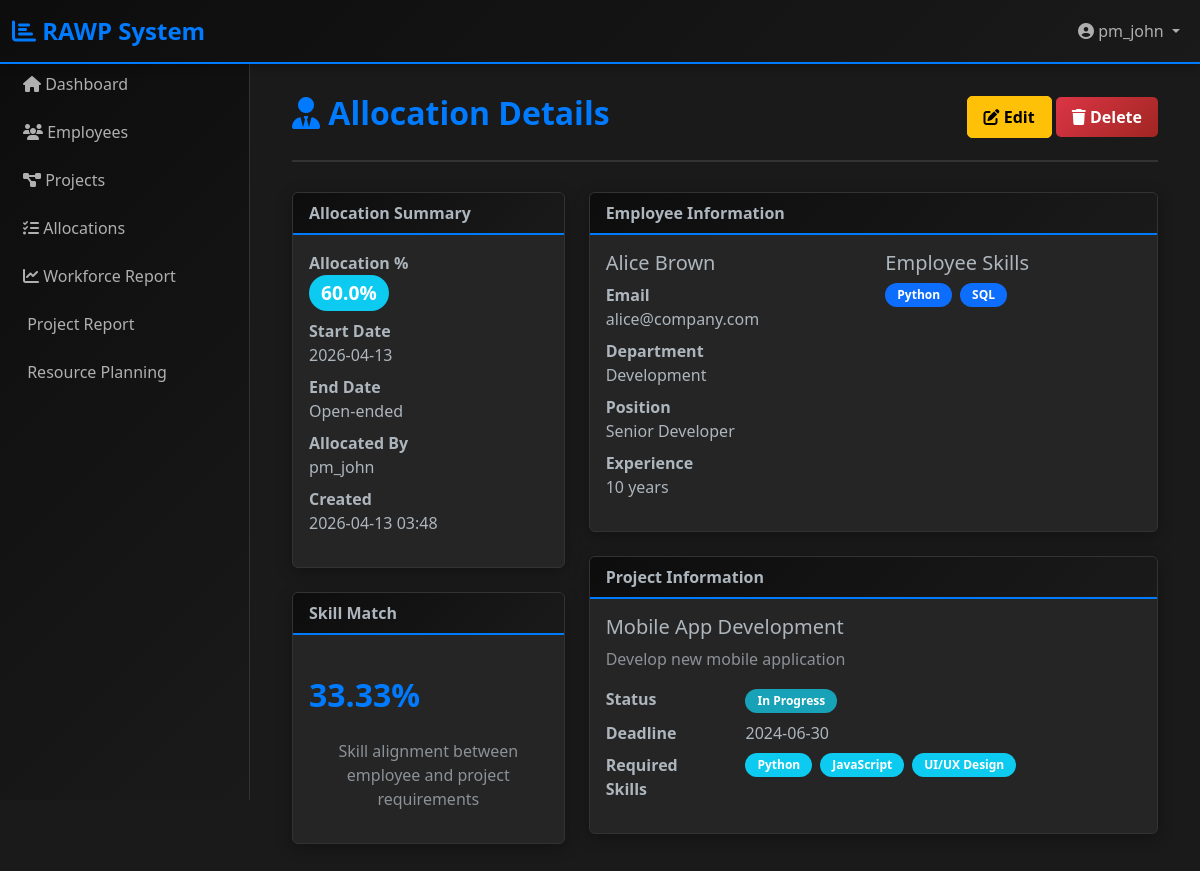
The page /allocations/1 (signed in) on the database its author committed.
### app/models.py (models this page shows, shortened)
class User(UserMixin, db.Model):
    __tablename__ = 'users'
    id = db.Column(db.Integer, primary_key=True)
    username = db.Column(db.String(80), unique=True, nullable=False)
    email = db.Column(db.String(120), unique=True, nullable=False)
    password_hash = db.Column(db.String(255), nullable=False)
    role = db.Column(db.Enum(Role), nullable=False, default=Role.EMPLOYEE)
    is_active = db.Column(db.Boolean, default=True)
    created_at = db.Column(db.DateTime, default=datetime.utcnow)
    updated_at = db.Column(db.DateTime, default=datetime.utcnow, onupdate=datetime.utcnow)
    employee = db.relationship('Employee', backref='user', uselist=False, cascade='all, delete-orphan')
    audit_logs = db.relationship('AuditLog', backref='user', lazy=True, cascade='all, delete-orphan')

class ResourceAllocation(db.Model):
    __tablename__ = 'resource_allocations'
    id = db.Column(db.Integer, primary_key=True)
    employee_id = db.Column(db.Integer, db.ForeignKey('employees.id'), nullable=False)
    project_id = db.Column(db.Integer, db.ForeignKey('projects.id'), nullable=False)
    allocation_percentage = db.Column(db.Float, nullable=False)  # 0-100%
    allocation_date = db.Column(db.Date, default=lambda: datetime.utcnow().date())
    end_date = db.Column(db.Date)
    notes = db.Column(db.Text)
    allocated_by = db.Column(db.Integer, db.ForeignKey('users.id'))
    created_at = db.Column(db.DateTime, default=datetime.utcnow)
    updated_at = db.Column(db.DateTime, default=datetime.utcnow, onupdate=datetime.utcnow)
    allocator = db.relationship('User', foreign_keys=[allocated_by], backref='allocations_created')
    __table_args__ = (db.UniqueConstraint('employee_id', 'project_id', name='unique_emp_proj'),)

class Employee(db.Model):
    __tablename__ = 'employees'
    id = db.Column(db.Integer, primary_key=True)
    user_id = db.Column(db.Integer, db.ForeignKey('users.id'), nullable=False, unique=True)
    first_name = db.Column(db.String(100), nullable=False)
    last_name = db.Column(db.String(100), nullable=False)
    email = db.Column(db.String(120), nullable=False)
    department = db.Column(db.String(100))
    position = db.Column(db.String(100))
    years_of_experience = db.Column(db.Integer, default=0)
    availability = db.Column(db.Integer, default=100)  # Percentage
    is_available = db.Column(db.Boolean, default=True)
    hire_date = db.Column(db.Date)
    created_at = db.Column(db.DateTime, default=datetime.utcnow)
    updated_at = db.Column(db.DateTime, default=datetime.utcnow, onupdate=datetime.utcnow)
    allocations = db.relationship('ResourceAllocation', backref='employee', lazy=True, cascade='all, delete-orphan')
    def get_full_name(self):
        return f"{self.first_name} {self.last_name}"

class Skill(db.Model):
    __tablename__ = 'skills'
    id = db.Column(db.Integer, primary_key=True)
    name = db.Column(db.String(100), unique=True, nullable=False)
    description = db.Column(db.Text)
    created_at = db.Column(db.DateTime, default=datetime.utcnow)
    employees = db.relationship('Employee', secondary='employee_skills', backref='skills', lazy=True)
    projects = db.relationship('Project', secondary='project_skills', backref='required_skills', lazy=True)

class Project(db.Model):
    __tablename__ = 'projects'
    id = db.Column(db.Integer, primary_key=True)
    name = db.Column(db.String(200), nullable=False)
    description = db.Column(db.Text)
    status = db.Column(db.String(50), default='Planning')  # Planning, In Progress, On Hold, Completed, Cancelled
    start_date = db.Column(db.Date)
    deadline = db.Column(db.Date, nullable=False)
    budget = db.Column(db.Float)
    created_by = db.Column(db.Integer, db.ForeignKey('users.id'))
    created_at = db.Column(db.DateTime, default=datetime.utcnow)
    updated_at = db.Column(db.DateTime, default=datetime.utcnow, onupdate=datetime.utcnow)
    creator = db.relationship('User', foreign_keys=[created_by], backref='created_projects')
    allocations = db.relationship('ResourceAllocation', backref='project', lazy=True, cascade='all, delete-orphan')

### app/routes/allocations.py (the view)
@allocations_bp.route('/<int:allocation_id>')
@login_required
@require_role('Admin', 'Project Manager', 'HR Manager', 'Top Management')
def view_allocation(allocation_id):
    allocation = ResourceAllocation.query.get_or_404(allocation_id)
    skill_match = calculate_skill_match(
        allocation.employee.skills,
        allocation.project.required_skills
    )
    context = {
        'title': 'Allocation Details',
        'allocation': allocation,
        'skill_match': round(skill_match, 2)
    }
    return render_template('allocations/view.html', **context)

### app/templates/allocations/view.html (shortened to what this page needs)
{% extends "base.html" %}
{% block content %}
<div class="container-fluid">
    <div class="page-header">
        <div class="row align-items-center">
            <div class="col">
                <h1 class="page-title"><i class="fas fa-user-tie"></i> Allocation Details</h1>
            </div>
            <div class="col-auto">
                {% if current_user.role.value in ['Admin', 'Project Manager', 'HR Manager'] %}
                <a href="{{ url_for('allocations.edit_allocation', allocation_id=allocation.id) }}" class="btn btn-warning">
                    <i class="fas fa-edit"></i> Edit
                </a>
                <form method="POST" action="{{ url_for('allocations.delete_allocation', allocation_id=allocation.id) }}" style="display: inline;" onsubmit="return confirm('Delete this allocation?');">
                    <button type="submit" class="btn btn-danger">
                        <i class="fas fa-trash"></i> Delete
                    </button>
                </form>
                {% endif %}
            </div>
        </div>
    </div>
    <div class="row">
        <div class="col-lg-4">
            <div class="card mb-4">
                <div class="card-header">Allocation Summary</div>
                <div class="card-body">
                    <dl>
                        <dt>Allocation %</dt>
                        <dd>
                            <span class="badge bg-info" style="font-size: 1.2rem; padding: 8px 12px;">
                                {{ allocation.allocation_percentage }}%
                            </span>
                        </dd>
                        <dt>Start Date</dt>
                        <dd>{{ allocation.allocation_date.strftime('%Y-%m-%d') }}</dd>
                        <dt>End Date</dt>
                        <dd>{{ allocation.end_date.strftime('%Y-%m-%d') if allocation.end_date else 'Open-ended' }}</dd>
                        <dt>Allocated By</dt>
                        <dd>{{ allocation.allocator.username if allocation.allocator else 'N/A' }}</dd>
                        <dt>Created</dt>
                        <dd>{{ allocation.created_at.strftime('%Y-%m-%d %H:%M') }}</dd>
                    </dl>
                </div>
            </div>
            <div class="card">
                <div class="card-header">Skill Match</div>
                <div class="card-body">
                    <div style="font-size: 2rem; font-weight: bold; color: #007bff; margin: 20px 0;">
                        {{ skill_match }}%
                    </div>
                    <p class="text-muted text-center">Skill alignment between employee and project requirements</p>
                </div>
            </div>
        </div>
        <div class="col-lg-8">
            <div class="card mb-4">
                <div class="card-header">Employee Information</div>
                <div class="card-body">
                    <div class="row">
                        <div class="col-md-6">
                            <h5>{{ allocation.employee.get_full_name() }}</h5>
                            <dl>
                                <dt>Email</dt>
                                <dd>{{ allocation.employee.email }}</dd>
                                <dt>Department</dt>
                                <dd>{{ allocation.employee.department or 'N/A' }}</dd>
                                <dt>Position</dt>
                                <dd>{{ allocation.employee.position or 'N/A' }}</dd>
                                <dt>Experience</dt>
                                <dd>{{ allocation.employee.years_of_experience }} years</dd>
                            </dl>
                        </div>
                        <div class="col-md-6">
                            <h5>Employee Skills</h5>
                            <div class="d-flex flex-wrap gap-2">
                                {% for skill in allocation.employee.skills %}
                                <span class="badge bg-primary">{{ skill.name }}</span>
                                {% else %}
                                <p class="text-muted">No skills assigned</p>
                                {% endfor %}
                            </div>
                        </div>
                    </div>
                </div>
            </div>
            <div class="card">
                <div class="card-header">Project Information</div>
                <div class="card-body">
                    <h5>{{ allocation.project.name }}</h5>
                    <p class="text-muted">{{ allocation.project.description }}</p>
                    <dl class="row">
                        <dt class="col-md-3">Status</dt>
                        <dd class="col-md-9">
                            <span class="badge" style="background-color:
                                {% if allocation.project.status == 'Completed' %}#28a745
                                {% elif allocation.project.status == 'In Progress' %}#17a2b8
                                {% elif allocation.project.status == 'On Hold' %}#ffc107
                                {% elif allocation.project.status == 'Cancelled' %}#dc3545
                                {% else %}#6c757d{% endif %}">
                                {{ allocation.project.status }}
                            </span>
                        </dd>
                        <dt class="col-md-3">Deadline</dt>
                        <dd class="col-md-9">{{ allocation.project.deadline.strftime('%Y-%m-%d') }}</dd>
                        <dt class="col-md-3">Required Skills</dt>
                        <dd class="col-md-9">
                            <div class="d-flex flex-wrap gap-2">
                                {% for skill in allocation.project.required_skills %}
                                <span class="badge bg-info">{{ skill.name }}</span>
                                {% else %}
                                <span class="text-muted">None specified</span>
                                {% endfor %}
                            </div>
                        </dd>
                    </dl>
                </div>
            </div>
        </div>
    </div>
</div>
{% endblock %}

### app/templates/base.html (shortened to what this page needs)
<!DOCTYPE html>
<html lang="en">
<head>
    <link href="https://cdn.jsdelivr.net/npm/bootstrap@5.3.0/dist/css/bootstrap.min.css" rel="stylesheet">
    <link href="https://cdnjs.cloudflare.com/ajax/libs/font-awesome/6.4.0/css/all.min.css" rel="stylesheet">
</head>
<body data-bs-theme="dark">
    <nav class="navbar navbar-expand-lg sticky-top">
        <div class="container-fluid">
            <a class="navbar-brand" href="{{ url_for('main.dashboard') }}">
                <i class="fas fa-chart-bar"></i> RAWP System
            </a>
            <div class="collapse navbar-collapse" id="navbarNav">
                <ul class="navbar-nav ms-auto">
                    {% if current_user.is_authenticated %}
                    <li class="nav-item dropdown">
                        <a class="nav-link dropdown-toggle" href="#" id="userMenu" role="button" data-bs-toggle="dropdown">
                            <i class="fas fa-user-circle"></i> {{ current_user.username }}
                        </a>
                    </li>
                    {% else %}
                    <li class="nav-item">
                        <a class="nav-link" href="{{ url_for('auth.login') }}">Login</a>
                    </li>
                    {% endif %}
                </ul>
            </div>
        </div>
    </nav>
    {% if current_user.is_authenticated %}
    <div class="sidebar">
        <nav class="nav flex-column">
            <a class="nav-link" href="{{ url_for('main.dashboard') }}">
                <i class="fas fa-home"></i> Dashboard
            </a>
            {% if current_user.role.value in ['Admin', 'HR Manager', 'Project Manager', 'Top Management'] %}
            <a class="nav-link" href="{{ url_for('employees.list_employees') }}">
                <i class="fas fa-users"></i> Employees
            </a>
            {% endif %}
            {% if current_user.role.value in ['Admin', 'Project Manager', 'Top Management', 'HR Manager'] %}
            <a class="nav-link" href="{{ url_for('projects.list_projects') }}">
                <i class="fas fa-project-diagram"></i> Projects
            </a>
            {% endif %}
            {% if current_user.role.value in ['Admin', 'Project Manager', 'HR Manager', 'Top Management'] %}
            <a class="nav-link" href="{{ url_for('allocations.list_allocations') }}">
                <i class="fas fa-tasks"></i> Allocations
            </a>
            {% endif %}
            {% if current_user.role.value in ['Admin', 'Top Management', 'HR Manager', 'Project Manager'] %}
            <a class="nav-link" href="{{ url_for('main.workforce_report') }}">
                <i class="fas fa-chart-line"></i> Workforce Report
            </a>
            {% endif %}
            {% if current_user.role.value in ['Admin', 'Top Management', 'HR Manager', 'Project Manager'] %}
            <a class="nav-link" href="{{ url_for('main.project_report') }}">
                 Project Report
            </a>
            {% endif %}
            {% if current_user.role.value in ['Admin', 'Top Management', 'HR Manager', 'Project Manager'] %}
            <a class="nav-link" href="{{ url_for('main.resource_planning') }}">
                 Resource Planning
            </a>
            {% endif %}
        </nav>
    </div>
    {% endif %}
    <div class="main-content">
        {% block content %}{% endblock %}
    </div>
</body>
</html>

### rows shown on the page
User: username "pm_john", allocator "pm_john"
ResourceAllocation: allocation_percentage "60.0", allocation_date "2026-04-13", end_date "Open-ended", created_at "2026-04-13 03:48"
Employee: employee.get_full_name "Alice Brown", employee.email "alice@company.com", employee "Development", employee "Senior Developer", employee.years_of_experience "10"
Skill: name "Python"
Skill: name "SQL"
Project: project.name "Mobile App Development", project.description "Develop new mobile application", project.status "In Progress", project.deadline "2024-06-30"
Skill: name "JavaScript"
Skill: name "UI/UX Design"

### other values the page prints
{{ skill_match }} "33.33"
